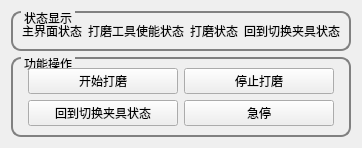
              <widget class="QWidget" name="tab_tab_nopowerTool_func">
               <attribute name="title">
                <string>功能运行</string>
               </attribute>
               <layout class="QVBoxLayout" name="verticalLayout">
                <item>
                 <widget class="QGroupBox" name="gBox_tab_nopowerTool_status">
                  <property name="styleSheet">
                   <string notr="true">QGroupBox{

border-width:2px;

border-style:solid;

border-radius: 10px;

border-color:gray;

margin-top:0.5ex;

}

QGroupBox::title{

subcontrol-origin:margin;

subcontrol-position:top left;

left:10px;

margin-left:0px;

padding:0 1px;

}</string>
                  </property>
                  <property name="title">
                   <string>状态显示</string>
                  </property>
                  <layout class="QHBoxLayout" name="horizontalLayout_6">
                   <item>
                    <layout class="QGridLayout" name="gLayout_tab_nopowerTool">
                     <item row="0" column="0">
                      <widget class="QLabel" name="labelstatus_tab_nopower_main">
                       <property name="text">
                        <string>主界面状态</string>
                       </property>
                      </widget>
                     </item>
                     <item row="0" column="1">
                      <widget class="QLabel" name="labelstatus_tab_nopower_nopowerEn">
                       <property name="text">
                        <string>打磨工具使能状态</string>
                       </property>
                      </widget>
                     </item>
                     <item row="0" column="2">
                      <widget class="QLabel" name="labelstatus_tab_nopower_nopowerRun">
                       <property name="text">
                        <string>打磨状态</string>
                       </property>
                      </widget>
                     </item>
                     <item row="0" column="3">
                      <widget class="QLabel" name="labelstatus_tab_nopower_switchGripper">
                       <property name="text">
                        <string>回到切换夹具状态</string>
                       </property>
                      </widget>
                     </item>
                    </layout>
                   </item>
                  </layout>
                 </widget>
                </item>
                <item>
                 <widget class="QGroupBox" name="gBox_tab_nopower_oprate">
                  <property name="styleSheet">
                   <string notr="true">QGroupBox{

border-width:2px;

border-style:solid;

border-radius: 10px;

border-color:gray;

margin-top:0.5ex;

}

QGroupBox::title{

subcontrol-origin:margin;

subcontrol-position:top left;

left:10px;

margin-left:0px;

padding:0 1px;

}</string>
                  </property>
                  <property name="title">
                   <string>功能操作</string>
                  </property>
                  <layout class="QHBoxLayout" name="horizontalLayout_10">
                   <item>
                    <layout class="QGridLayout" name="gLayout_tab_nopower_operate">
                     <item row="0" column="0">
                      <widget class="QPushButton" name="btn_tab_nopower_beginRun">
                       <property name="maximumSize">
                        <size>
                         <width>150</width>
                         <height>50</height>
                        </size>
                       </property>
                       <property name="text">
                        <string>开始打磨</string>
                       </property>
                      </widget>
                     </item>
                     <item row="0" column="1">
                      <widget class="QPushButton" name="btn_tab_nopower_stoprun">
                       <property name="maximumSize">
                        <size>
                         <width>150</width>
                         <height>50</height>
                        </size>
                       </property>
                       <property name="text">
                        <string>停止打磨</string>
                       </property>
                      </widget>
                     </item>
                     <item row="1" column="0">
                      <widget class="QPushButton" name="btn_tab_nopower_backSwitchGripper">
                       <property name="maximumSize">
                        <size>
                         <width>150</width>
                         <height>50</height>
                        </size>
                       </property>
                       <property name="text">
                        <string>回到切换夹具状态</string>
                       </property>
                      </widget>
                     </item>
                     <item row="1" column="1">
                      <widget class="QPushButton" name="btn_tab_nopower_quickstop">
                       <property name="maximumSize">
                        <size>
                         <width>150</width>
                         <height>50</height>
                        </size>
                       </property>
                       <property name="text">
                        <string>急停</string>
                       </property>
                      </widget>
                     </item>
                    </layout>
                   </item>
                  </layout>
                 </widget>
                </item>
               </layout>
              </widget>
